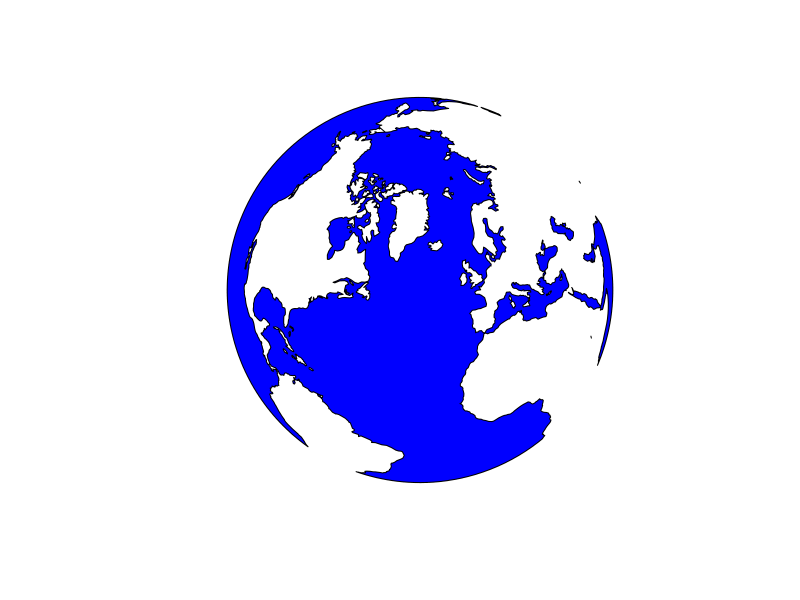
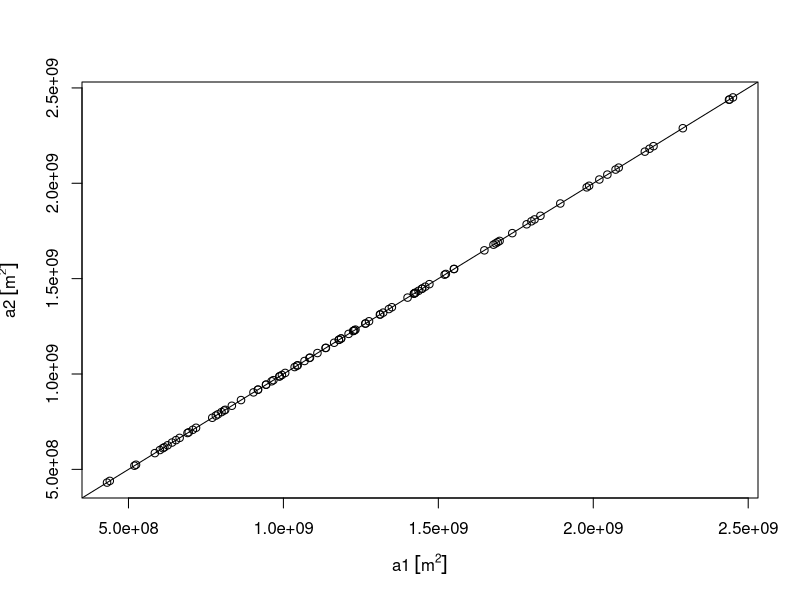
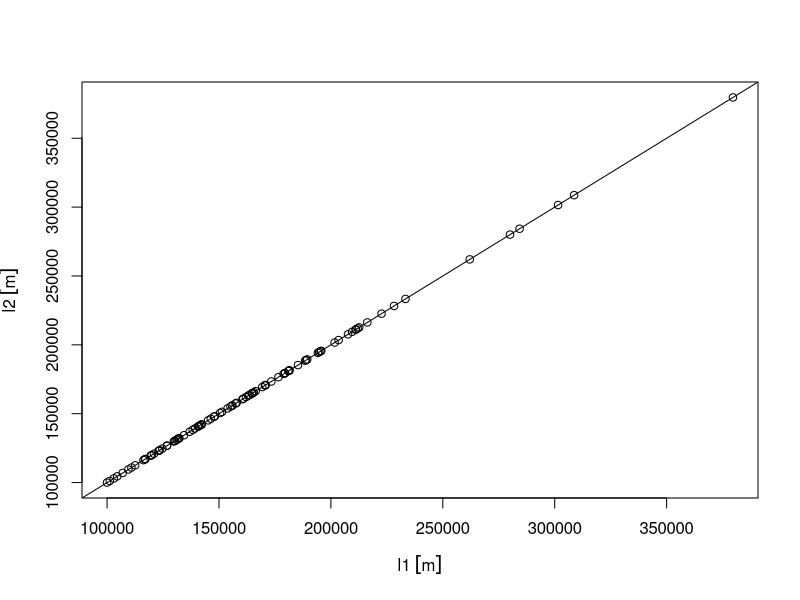
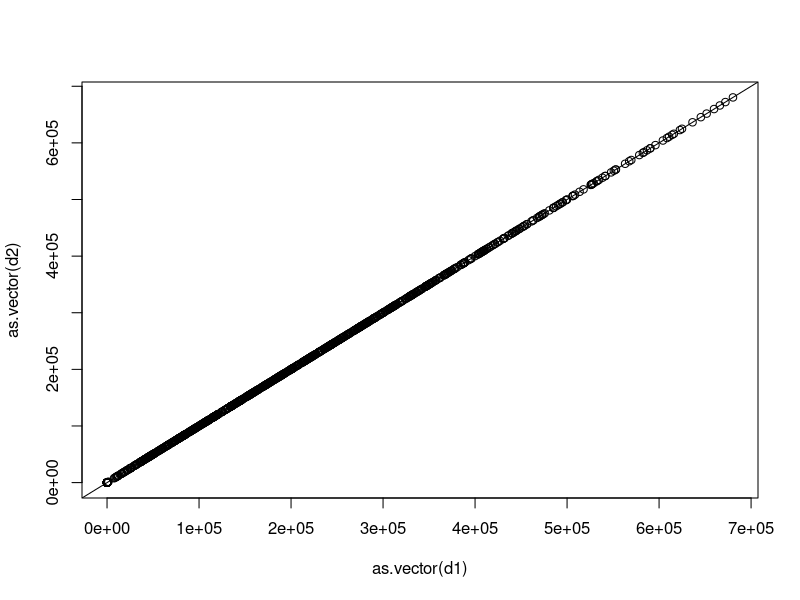

Here is the R script that generated these plots, in order:
## ---- chunk 1
knitr::opts_chunk$set(collapse = TRUE)
## ---- chunk 2
library(sf)
s2_available = !inherits(try(sf_use_s2(TRUE), silent=TRUE), "try-error")
s2_available
## ---- chunk 3
library(s2)
## ---- chunk 4
nc = read_sf(system.file("gpkg/nc.gpkg", package="sf")) # wrong ring directions
s2_area(st_as_s2(nc, oriented = FALSE)[1:3]) # corrects ring direction, correct area:
s2_area(st_as_s2(nc, oriented = TRUE)[1:3]) # wrong direction: Earth's surface minus area
nc = read_sf(system.file("gpkg/nc.gpkg", package="sf"), check_ring_dir = TRUE)
s2_area(st_as_s2(nc, oriented = TRUE)[1:3]) # no second correction needed here:
## ---- chunk 5
g = as_s2_geography(TRUE)
g
## ---- chunk 6
co = s2_data_countries()
oc = s2_difference(g, s2_union_agg(co)) # oceans
b = s2_buffer_cells(as_s2_geography("POINT(-30 52)"), 9800000) # visible half
i = s2_intersection(b, oc) # visible ocean
plot(st_transform(st_as_sfc(i), "+proj=ortho +lat_0=52 +lon_0=-30"), col = 'blue')
## ---- chunk 7
s2_area(oc) / s2_area(g)
## ---- chunk 8
a = as_s2_geography("POINT(0 0)")
b = as_s2_geography("POLYGON((0 0,1 0,1 1,0 1,0 0))")
s2_intersects(a, b, s2_options(model = "open")) 
s2_intersects(a, b, s2_options(model = "closed"))
s2_intersects(a, b, s2_options(model = "semi-open")) # a toss
s2_intersects(a, b) # default: semi-open
## ---- chunk 9
fiji = s2_data_countries("Fiji")
aa = s2_data_countries("Antarctica")
s2_bounds_cap(fiji)
s2_bounds_rect(c(fiji,aa))
## ---- chunk 10
sf_use_s2()
## ---- chunk 11
sf_use_s2(FALSE)
## ---- chunk 12
sf_use_s2(TRUE)
## ---- chunk 13
library(sf)
library(units)
nc = read_sf(system.file("gpkg/nc.gpkg", package="sf"))
sf_use_s2(TRUE)
a1 = st_area(nc)
sf_use_s2(FALSE)
a2 = st_area(nc)
plot(a1, a2)
abline(0, 1)
summary((a1 - a2)/a1)
## ---- chunk 14
nc_ls = st_cast(nc, "MULTILINESTRING")
l1 = st_length(nc_ls)
l2 = st_length(nc_ls, use_lwgeom = TRUE)
plot(l1 , l2)
abline(0, 1)
summary((l1-l2)/l1)
## ---- chunk 15
d1 = st_distance(nc, nc[1:10,])
d2 = st_distance(nc, nc[1:10,], use_lwgeom = TRUE)
dim(d1)
dim(d2)
plot(as.vector(d1), as.vector(d2))
abline(0, 1)
summary(as.vector(d1)-as.vector(d2))
